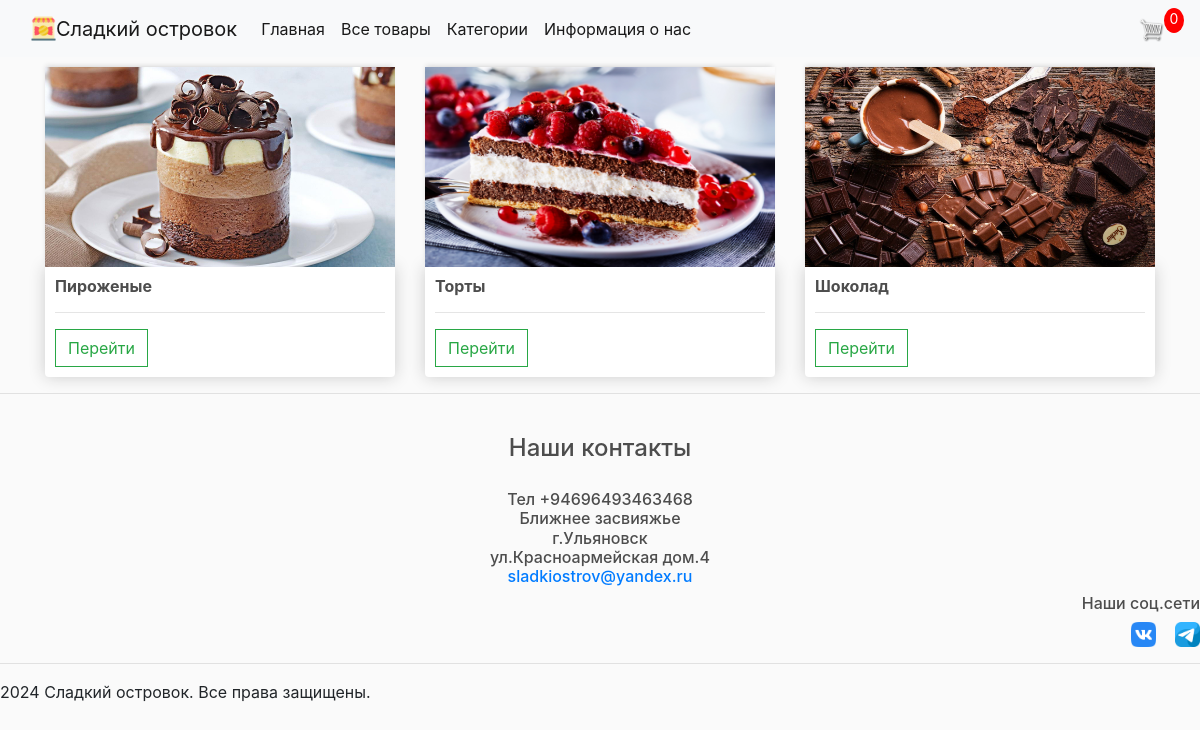
Page /categories/ on the committed database.
### store/models.py (models this page shows, shortened)
class Category(models.Model):
    name = models.CharField(max_length=50)
    image = models.ImageField(null=True, blank=True)
    @property
    def imageURL(self):
        try:
            url = self.image.url
        except:
            url = ''
        return url

### store/views.py (the view)
# urls.py: path('categories/', views.category_list, name='categories'),
def category_list(request):
    data = cartData(request)
    cartItems = data['cartItems']
    categories = Category.objects.all()
    return render(request, 'store/categories.html', {'categories': categories, 'cartItems': cartItems})

### store/utils.py (called while the page is built, shortened)
def cookieCart(request):
    try:
        cart = json.loads(request.COOKIES['cart'])
    except:
        cart = {}
    print('Cart:', cart)
    items = []
    order = {'get_cart_total': 0, 'get_cart_items': 0, 'shipping': False}
    cartItems = order['get_cart_items']
    return {'cartItems': cartItems, 'order': order, 'items': items}

def cartData(request):
    if request.user.is_authenticated:
        customer = request.user.customer
        order, created = Order.objects.get_or_create(customer=customer, complete=False)
        items = order.orderitem_set.all()
        cartItems = order.get_cart_items
    else:
        cookieData = cookieCart(request)
        cartItems = cookieData['cartItems']
        order = cookieData['order']
        items = cookieData['items']
    return {'cartItems': cartItems, 'order': order, 'items': items}

### store/templates/store/categories.html
{% extends 'store/main.html' %}
{% block content %}
    <div class="row">
        {% for cat in categories%}
            <div class="col-lg-4">
                <img class="thumbnail" src="{{cat.imageURL}}">
                <div class="box-element product">
                    <h6><strong>{{cat.name}}</strong></h6>
                    <hr>
                    <a class="btn btn-outline-success" href="{% url 'get_store_by_cat' cat.id %}">Перейти</a>
                </div>
            </div>
        {% endfor %}
    </div>
{% endblock content %}

### static/css/main.css (style rules this page uses)
body { background-color: hsl(0, 0%, 98%); }
h1,h2,h3,h4,h5,h6 { color:hsl(0, 0%, 30%); }
.box-element { box-shadow:hsl(0, 0%, 80%) 0 0 16px; background-color: #fff; border-radius: 4px; padding: 10px; }
.thumbnail { width: 100%; height: 200px; -webkit-box-shadow: -1px -3px 5px -2px rgba(214,214,214,1); -moz-box-shadow: -1px -3px 5px -2px rgba(214,214,214,1); box-shadow: -1px -3px 5px -2px rgba(214,214,214,1); }
.product { border-radius: 0 0 4px 4px; }
.col-lg-4, .col-lg-6, .col-lg-8, .col-lg-12 { margin-top: 10px; }
.btn { border-radius: 0; }

### rows in the picture
Category: imageURL (picture), name "Пироженые"
Category: imageURL (picture), name "Торты"
Category: imageURL (picture), name "Шоколад"

### other values in the picture
{{ cartItems }} "0"
